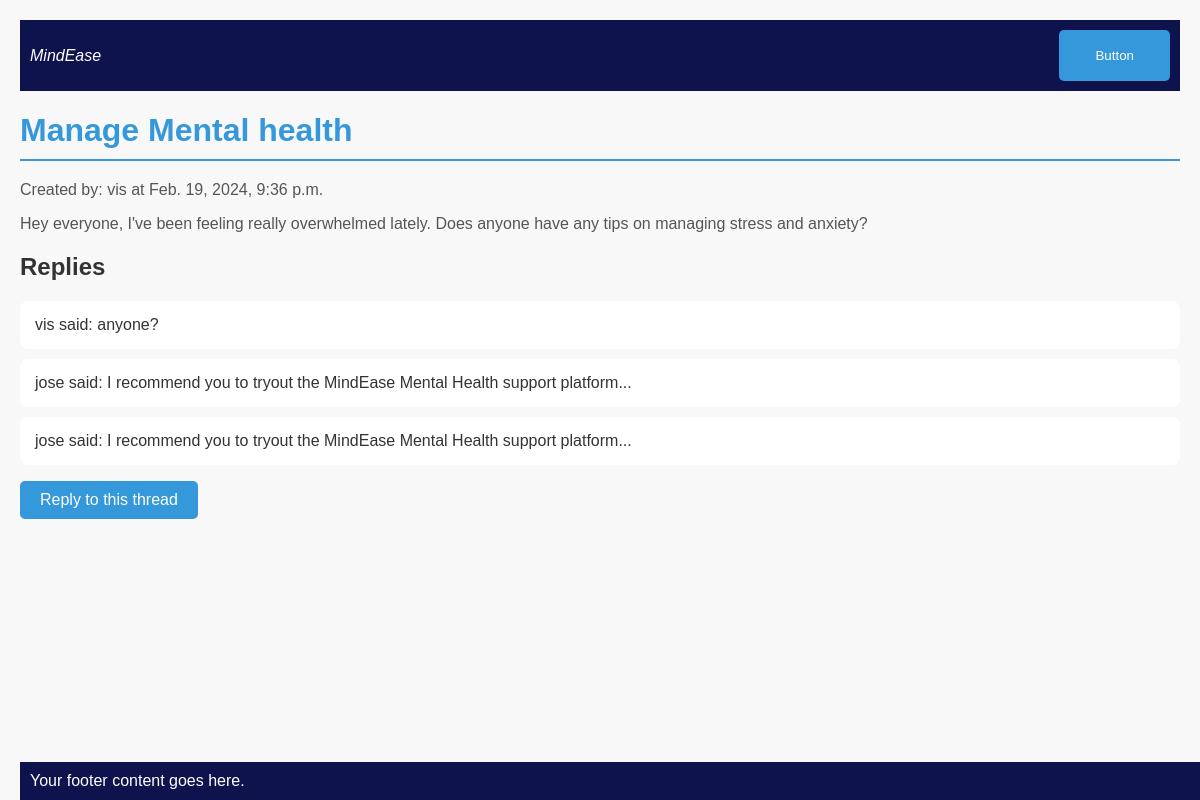
/thread/1/, run on the app's committed database.
### app1/models.py (models this page shows)
class Thread(models.Model):
    title = models.CharField(max_length=255)
    creator = models.ForeignKey(get_user_model(), on_delete=models.CASCADE)
    content = models.TextField()
    created_at = models.DateTimeField(auto_now_add=True)

class User(AbstractUser):
    class Role(models.TextChoices):
        ADMIN = "ADMIN", "Admin"
        THERAPIST = "THERAPIST", "Therapist"
        USER = "USER", "User"
    role = models.CharField(max_length=50, choices=Role.choices)
    phone_number = models.CharField(max_length=15, blank=True, null=True)
    dob = models.DateField(blank=True, null=True)
    location = models.CharField(max_length=255, blank=True, null=True)
    qualification = models.CharField(max_length=255, blank=True, null=True)
    description = models.TextField(blank=True, null=True)
    specialization = models.CharField(max_length=255, blank=True, null=True)
    is_approved = models.BooleanField(default=False)
    is_therapist = models.BooleanField(default=False)
    profile_picture = models.ImageField(upload_to='profile_pics/', blank=True, null=True)

class Post(models.Model):
    thread = models.ForeignKey(Thread, on_delete=models.CASCADE)
    author = models.ForeignKey(get_user_model(), on_delete=models.CASCADE)
    content = models.TextField()
    created_at = models.DateTimeField(auto_now_add=True)

### app1/views.py (the view)
# urls.py: path('thread/<int:thread_id>/', views.ThreadDetailView.as_view(), name='thread_detail'),
class ThreadDetailView(View):
    def get(self, request, thread_id):
        thread = get_object_or_404(Thread, pk=thread_id)
        posts = Post.objects.filter(thread=thread)
        return render(request, 'thread_detail.html', {'thread': thread, 'posts': posts})

### templates/thread_detail.html (shortened to what this page needs)
<!DOCTYPE html>
<html lang="en">
<head>
</head>
<body>
    <header>
        <div style="font-style: italic;">MindEase</div>
        <a href="{% url 'home' %}">
            <button style="background-color: #3498db; color: #fff; padding: 8px 16px; border: none; border-radius: 5px;">Button</button>
        </a>     </header>
    <h1>{{ thread.title }}</h1>
    <p>Created by: {{ thread.creator.username }} at {{ thread.created_at }}</p>
    <p>{{ thread.content }}</p>
    <h2>Replies</h2>
    <ul>
        {% for post in posts %}
            <li>{{ post.author.username }} said: {{ post.content }}</li>
        {% endfor %}
    </ul>
    <a href="{% url 'create_post' thread.id %}">Reply to this thread</a>
    <footer>
        Your footer content goes here.
    </footer>
</body>
</html>

### templates/thread_detail.html (style rules this page uses)
body { font-family: 'Arial', sans-serif; background-color: #f8f8f8; margin: 0; padding: 20px; color: #333; }
header { background-color: #0e134e; color: #fff; padding: 10px; display: flex; justify-content: space-between; align-items: center; }
h1 { color: #3498db; border-bottom: 2px solid #3498db; padding-bottom: 10px; margin-bottom: 20px; }
p { color: #555; }
ul { list-style: none; padding: 0; }
li { margin-bottom: 10px; background-color: #fff; padding: 15px; border-radius: 8px; transition: background-color 0.3s ease; }
a { display: inline-block; padding: 10px 20px; background-color: #3498db; color: #fff; text-decoration: none; border-radius: 5px; transition: background-color 0.3s ease; }
footer { background-color: #0e134e; color: #fff; padding: 10px; position: fixed; bottom: 0; width: 100%; }

### data on the page
Thread: title "Manage Mental health", creator.username "vis", created_at "Feb. 19, 2024, 9:36 p.m.", content "Hey everyone, I've been feeling really overwhelmed lately. Does anyone have any tips on managing stress and anxiety?"
Post: author.username "vis", content "anyone?"
Post: author.username "jose", content "I recommend you to tryout the MindEase Mental Health support platform..."
Post: author.username "jose", content "I recommend you to tryout the MindEase Mental Health support platform..."
